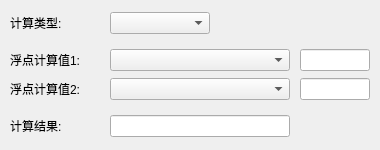
<?xml version="1.0" encoding="UTF-8"?>
<ui version="4.0">
 <class>BaseDataRealCalcWdg</class>
 <widget class="QWidget" name="BaseDataRealCalcWdg">
  <property name="geometry">
   <rect>
    <x>0</x>
    <y>0</y>
    <width>380</width>
    <height>150</height>
   </rect>
  </property>
  <property name="minimumSize">
   <size>
    <width>380</width>
    <height>0</height>
   </size>
  </property>
  <property name="maximumSize">
   <size>
    <width>382</width>
    <height>150</height>
   </size>
  </property>
  <property name="windowTitle">
   <string>Form</string>
  </property>
  <layout class="QVBoxLayout" name="verticalLayout">
   <property name="spacing">
    <number>0</number>
   </property>
   <property name="leftMargin">
    <number>10</number>
   </property>
   <property name="topMargin">
    <number>5</number>
   </property>
   <property name="rightMargin">
    <number>10</number>
   </property>
   <property name="bottomMargin">
    <number>5</number>
   </property>
   <item>
    <layout class="QHBoxLayout" name="hLayoutType">
     <property name="spacing">
      <number>20</number>
     </property>
     <item>
      <widget class="XMatLabel" name="lbType">
       <property name="minimumSize">
        <size>
         <width>80</width>
         <height>16</height>
        </size>
       </property>
       <property name="maximumSize">
        <size>
         <width>100</width>
         <height>16777215</height>
        </size>
       </property>
       <property name="text">
        <string>计算类型:</string>
       </property>
      </widget>
     </item>
     <item>
      <widget class="XMatComboBox" name="cmbType">
       <property name="minimumSize">
        <size>
         <width>100</width>
         <height>0</height>
        </size>
       </property>
       <property name="maximumSize">
        <size>
         <width>100</width>
         <height>16777215</height>
        </size>
       </property>
      </widget>
     </item>
     <item>
      <spacer name="hSpacerType">
       <property name="orientation">
        <enum>Qt::Horizontal</enum>
       </property>
       <property name="sizeHint" stdset="0">
        <size>
         <width>40</width>
         <height>20</height>
        </size>
       </property>
      </spacer>
     </item>
    </layout>
   </item>
   <item>
    <widget class="XMatHLine" name="xMatHLine1">
     <property name="minimumSize">
      <size>
       <width>0</width>
       <height>1</height>
      </size>
     </property>
     <property name="maximumSize">
      <size>
       <width>16777215</width>
       <height>1</height>
      </size>
     </property>
    </widget>
   </item>
   <item>
    <layout class="QHBoxLayout" name="hLayoutV1">
     <property name="spacing">
      <number>10</number>
     </property>
     <item>
      <widget class="XMatLabel" name="lbV1">
       <property name="minimumSize">
        <size>
         <width>80</width>
         <height>16</height>
        </size>
       </property>
       <property name="maximumSize">
        <size>
         <width>100</width>
         <height>16777215</height>
        </size>
       </property>
       <property name="text">
        <string>浮点计算值1:</string>
       </property>
      </widget>
     </item>
     <item>
      <widget class="XMatComboBox" name="cmbV1">
       <property name="minimumSize">
        <size>
         <width>180</width>
         <height>0</height>
        </size>
       </property>
       <property name="maximumSize">
        <size>
         <width>180</width>
         <height>16777215</height>
        </size>
       </property>
      </widget>
     </item>
     <item>
      <widget class="XMatLineEdit" name="letV1">
       <property name="minimumSize">
        <size>
         <width>70</width>
         <height>0</height>
        </size>
       </property>
       <property name="maximumSize">
        <size>
         <width>70</width>
         <height>16777215</height>
        </size>
       </property>
      </widget>
     </item>
    </layout>
   </item>
   <item>
    <layout class="QHBoxLayout" name="hLayoutV2">
     <property name="spacing">
      <number>10</number>
     </property>
     <item>
      <widget class="XMatLabel" name="lbV2">
       <property name="minimumSize">
        <size>
         <width>80</width>
         <height>16</height>
        </size>
       </property>
       <property name="maximumSize">
        <size>
         <width>100</width>
         <height>16777215</height>
        </size>
       </property>
       <property name="text">
        <string>浮点计算值2:</string>
       </property>
      </widget>
     </item>
     <item>
      <widget class="XMatComboBox" name="cmbV2">
       <property name="minimumSize">
        <size>
         <width>180</width>
         <height>0</height>
        </size>
       </property>
       <property name="maximumSize">
        <size>
         <width>180</width>
         <height>16777215</height>
        </size>
       </property>
      </widget>
     </item>
     <item>
      <widget class="XMatLineEdit" name="letV2">
       <property name="minimumSize">
        <size>
         <width>70</width>
         <height>0</height>
        </size>
       </property>
       <property name="maximumSize">
        <size>
         <width>70</width>
         <height>16777215</height>
        </size>
       </property>
      </widget>
     </item>
    </layout>
   </item>
   <item>
    <widget class="XMatHLine" name="xMatHLine">
     <property name="minimumSize">
      <size>
       <width>0</width>
       <height>1</height>
      </size>
     </property>
     <property name="maximumSize">
      <size>
       <width>16777215</width>
       <height>1</height>
      </size>
     </property>
    </widget>
   </item>
   <item>
    <layout class="QHBoxLayout" name="hLayoutRet">
     <property name="spacing">
      <number>20</number>
     </property>
     <item>
      <widget class="XMatLabel" name="lbRet">
       <property name="minimumSize">
        <size>
         <width>80</width>
         <height>16</height>
        </size>
       </property>
       <property name="maximumSize">
        <size>
         <width>100</width>
         <height>16777215</height>
        </size>
       </property>
       <property name="text">
        <string>计算结果:</string>
       </property>
      </widget>
     </item>
     <item>
      <widget class="XMatLineEdit" name="letRet">
       <property name="minimumSize">
        <size>
         <width>180</width>
         <height>0</height>
        </size>
       </property>
       <property name="maximumSize">
        <size>
         <width>180</width>
         <height>16777215</height>
        </size>
       </property>
      </widget>
     </item>
     <item>
      <spacer name="hSpacerRet">
       <property name="orientation">
        <enum>Qt::Horizontal</enum>
       </property>
       <property name="sizeHint" stdset="0">
        <size>
         <width>40</width>
         <height>20</height>
        </size>
       </property>
      </spacer>
     </item>
    </layout>
   </item>
  </layout>
 </widget>
 <customwidgets>
  <customwidget>
   <class>XMatLineEdit</class>
   <extends>QLineEdit</extends>
   <header>XMatLineEdit.h</header>
  </customwidget>
  <customwidget>
   <class>XMatComboBox</class>
   <extends>QComboBox</extends>
   <header>XMatComboBox.h</header>
  </customwidget>
  <customwidget>
   <class>XMatLabel</class>
   <extends>QLabel</extends>
   <header>XMatLabel.h</header>
  </customwidget>
  <customwidget>
   <class>XMatHLine</class>
   <extends>QWidget</extends>
   <header>XMatHLine.h</header>
  </customwidget>
 </customwidgets>
 <resources/>
 <connections/>
</ui>
